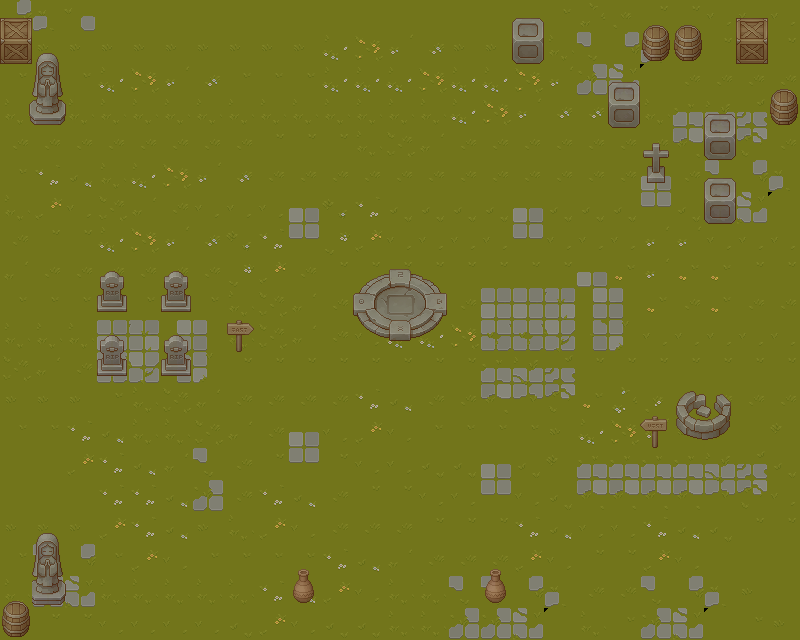

A level layout from a 2D game, rendered from its tile map. Below: a short description, then the map file with its tile-grid data intact:
An orthogonal 25x20 tile map with 32x32 px tiles, 2 tile layers (Grass, Props), 2 tilesets.

<map version="1.10" tiledversion="1.11.2" orientation="orthogonal" renderorder="right-down" width="25" height="20" tilewidth="32" tileheight="32" infinite="0" nextlayerid="6" nextobjectid="1">
 <editorsettings>
  <export target="level_0.tmj" format="json" />
 </editorsettings>
 <tileset firstgid="1" source="../tilesets/TX Tileset Grass.tsx" />
 <tileset firstgid="65" source="../tilesets/TX Props.tsx" />
 <layer id="1" name="Grass" width="25" height="20">
  <data encoding="csv">
54,55,56,1,1,1,1,1,1,1,1,1,1,1,1,1,1,17,18,19,20,20,12,12,12,
9,9,9,9,9,9,9,9,9,9,29,30,31,32,9,9,9,25,53,54,55,28,20,20,20,
17,17,17,29,30,31,32,17,17,17,29,29,29,30,29,29,30,31,61,62,63,28,28,28,28,
25,25,25,25,25,25,25,25,25,25,25,25,25,25,29,30,31,32,32,32,25,38,39,40,25,
28,28,28,28,28,28,28,28,20,20,20,25,26,27,28,28,28,28,28,28,28,46,47,48,28,
17,7,8,25,29,30,31,32,28,28,28,28,28,28,28,28,28,28,28,28,37,28,53,54,55,
25,15,16,26,27,28,12,12,12,37,6,7,4,4,4,4,37,4,4,4,45,4,61,62,63,
28,20,20,29,30,31,32,6,7,45,14,15,12,12,12,12,45,12,12,12,31,31,12,12,12,
27,28,28,28,28,28,28,14,15,28,20,20,20,20,20,20,20,20,37,21,31,21,21,20,20,
17,17,17,17,17,17,17,25,26,27,28,28,28,28,28,33,33,34,35,36,21,28,21,28,28,
25,25,25,33,34,35,36,25,26,27,28,12,29,29,30,41,41,42,43,44,12,12,12,12,12,
26,27,28,41,42,43,44,20,20,20,20,20,20,20,20,38,39,40,20,20,20,20,20,20,20,
9,9,9,17,25,26,27,28,28,28,28,7,8,28,28,46,47,48,21,22,23,28,28,28,28,
17,17,7,8,25,25,26,27,28,37,12,15,16,17,17,17,17,9,29,30,31,9,9,1,2,
1,1,15,7,8,27,53,28,20,45,20,12,12,4,4,37,4,2,38,38,38,38,39,40,4,
1,1,1,7,7,8,61,28,7,8,28,20,20,12,12,45,12,4,46,46,46,46,47,48,12,
9,9,9,15,7,8,9,25,15,16,28,28,28,20,20,20,7,8,12,12,7,8,4,20,20,
17,53,54,17,15,16,17,17,17,17,7,8,27,28,28,28,15,16,20,20,15,16,1,1,1,
25,61,62,25,25,25,25,25,7,8,15,16,25,25,53,53,54,55,28,28,53,54,55,9,1,
28,20,20,12,12,12,12,4,15,16,4,4,25,25,61,61,62,63,25,17,61,62,63,17,9
</data>
 </layer>
 <layer id="3" name="Props" width="25" height="20" opacity="0.94">
  <data encoding="csv">
70,0,0,0,0,0,0,0,0,0,0,0,0,0,0,0,218,0,0,0,134,134,0,70,0,
86,79,80,0,0,0,0,0,0,0,0,0,0,0,0,0,234,0,0,0,150,150,0,86,0,
94,95,96,0,0,0,0,0,0,0,0,0,0,0,0,0,0,0,0,218,0,0,0,0,134,
110,111,112,0,0,0,0,0,0,0,0,0,0,0,0,0,0,0,0,234,0,0,218,0,150,
0,0,0,0,0,0,0,0,0,0,0,0,0,0,0,0,0,0,0,0,216,0,234,0,0,
0,0,0,0,0,0,0,0,0,0,0,0,0,0,0,0,0,0,0,0,232,0,218,0,0,
0,0,0,0,0,0,0,0,0,0,0,0,0,0,0,0,0,0,0,0,0,0,234,0,0,
0,0,0,0,0,0,0,0,0,0,0,0,0,0,0,0,0,0,0,0,0,0,0,0,0,
0,0,0,184,0,184,0,0,0,0,0,204,205,206,0,0,0,0,0,0,0,0,0,0,0,
0,0,0,200,0,200,0,0,0,0,0,220,221,222,0,0,0,0,0,0,0,0,0,0,0,
0,0,0,184,0,184,0,148,0,0,0,236,237,238,0,0,0,0,0,0,0,0,0,0,0,
0,0,0,200,0,200,0,0,0,0,0,0,0,0,0,0,0,0,0,0,0,0,0,0,0,
0,0,0,0,0,0,0,0,0,0,0,0,0,0,0,0,0,0,0,0,0,254,255,0,0,
0,0,0,0,0,0,0,0,0,0,0,0,0,0,0,0,0,0,0,0,180,270,271,0,0,
0,0,0,0,0,0,0,0,0,0,0,0,0,0,0,0,0,0,0,0,0,0,0,0,0,
0,0,0,0,0,0,0,0,0,0,0,0,0,0,0,0,0,0,0,0,0,0,0,0,0,
78,79,80,0,0,0,0,0,0,0,0,0,0,0,0,0,0,0,0,0,0,0,0,0,0,
94,95,96,0,0,0,0,0,0,166,0,0,0,0,0,166,0,0,0,0,0,0,0,0,0,
134,111,112,0,0,0,0,0,0,182,0,0,0,0,0,182,0,0,0,0,0,0,0,0,0,
150,0,0,0,0,0,0,0,0,0,0,0,0,0,0,0,0,0,0,0,0,0,0,0,0
</data>
 </layer>
</map>
